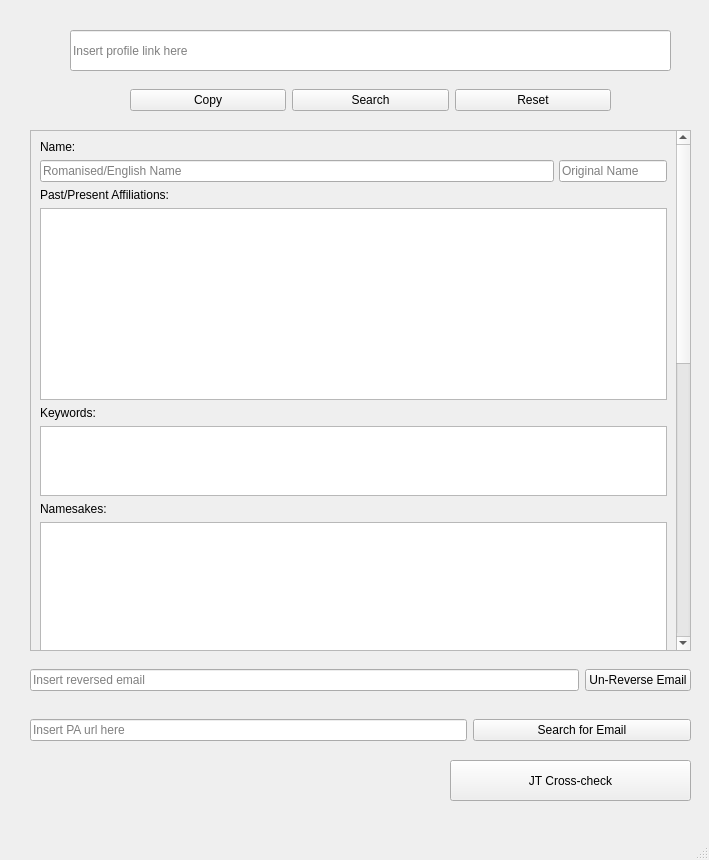
<?xml version="1.0" encoding="UTF-8"?>
<ui version="4.0">
 <class>AutoNotepad</class>
 <widget class="QMainWindow" name="AutoNotepad">
  <property name="geometry">
   <rect>
    <x>0</x>
    <y>0</y>
    <width>709</width>
    <height>860</height>
   </rect>
  </property>
  <property name="windowTitle">
   <string>Auto Notepad</string>
  </property>
  <widget class="QWidget" name="centralwidget">
   <widget class="QWidget" name="horizontalLayoutWidget">
    <property name="geometry">
     <rect>
      <x>130</x>
      <y>80</y>
      <width>481</width>
      <height>41</height>
     </rect>
    </property>
    <layout class="QHBoxLayout" name="profile_link_buttons_layout">
     <item>
      <widget class="QPushButton" name="copy_button">
       <property name="toolTip">
        <string>Copy KP information from CLean</string>
       </property>
       <property name="text">
        <string>Copy</string>
       </property>
      </widget>
     </item>
     <item>
      <widget class="QPushButton" name="search_button">
       <property name="toolTip">
        <string>Send google search query tabs based on KP information</string>
       </property>
       <property name="text">
        <string>Search</string>
       </property>
      </widget>
     </item>
     <item>
      <widget class="QPushButton" name="reset_button">
       <property name="toolTip">
        <string>Reset KP information to blank</string>
       </property>
       <property name="text">
        <string>Reset</string>
       </property>
      </widget>
     </item>
    </layout>
   </widget>
   <widget class="QScrollArea" name="scroll_Area">
    <property name="geometry">
     <rect>
      <x>30</x>
      <y>130</y>
      <width>661</width>
      <height>521</height>
     </rect>
    </property>
    <property name="widgetResizable">
     <bool>true</bool>
    </property>
    <widget class="QWidget" name="scrollAreaWidgetContents_2">
     <property name="geometry">
      <rect>
       <x>0</x>
       <y>0</y>
       <width>636</width>
       <height>1375</height>
      </rect>
     </property>
     <layout class="QVBoxLayout" name="verticalLayout">
      <item>
       <widget class="QLabel" name="label">
        <property name="text">
         <string>Name:</string>
        </property>
       </widget>
      </item>
      <item>
       <layout class="QHBoxLayout" name="horizontalLayout_2">
        <property name="spacing">
         <number>5</number>
        </property>
        <property name="sizeConstraint">
         <enum>QLayout::SetMaximumSize</enum>
        </property>
        <property name="leftMargin">
         <number>0</number>
        </property>
        <property name="topMargin">
         <number>0</number>
        </property>
        <property name="rightMargin">
         <number>0</number>
        </property>
        <item>
         <widget class="QLineEdit" name="romanised_name">
          <property name="placeholderText">
           <string>Romanised/English Name</string>
          </property>
         </widget>
        </item>
        <item>
         <widget class="QLineEdit" name="original_name">
          <property name="sizePolicy">
           <sizepolicy hsizetype="Fixed" vsizetype="Fixed">
            <horstretch>0</horstretch>
            <verstretch>0</verstretch>
           </sizepolicy>
          </property>
          <property name="maximumSize">
           <size>
            <width>200</width>
            <height>16777215</height>
           </size>
          </property>
          <property name="placeholderText">
           <string>Original Name</string>
          </property>
         </widget>
        </item>
       </layout>
      </item>
      <item>
       <widget class="QLabel" name="label_2">
        <property name="text">
         <string>Past/Present Affiliations:</string>
        </property>
       </widget>
      </item>
      <item>
       <widget class="QTextEdit" name="affiliations_text">
        <property name="sizePolicy">
         <sizepolicy hsizetype="Expanding" vsizetype="Fixed">
          <horstretch>0</horstretch>
          <verstretch>0</verstretch>
         </sizepolicy>
        </property>
       </widget>
      </item>
      <item>
       <widget class="QLabel" name="label_3">
        <property name="text">
         <string>Keywords:</string>
        </property>
       </widget>
      </item>
      <item>
       <widget class="QTextEdit" name="keywords_text"/>
      </item>
      <item>
       <widget class="QLabel" name="label_4">
        <property name="text">
         <string>Namesakes:</string>
        </property>
       </widget>
      </item>
      <item>
       <widget class="QTextEdit" name="namesakes_text">
        <property name="sizePolicy">
         <sizepolicy hsizetype="Expanding" vsizetype="Minimum">
          <horstretch>0</horstretch>
          <verstretch>2</verstretch>
         </sizepolicy>
        </property>
        <property name="minimumSize">
         <size>
          <width>0</width>
          <height>500</height>
         </size>
        </property>
        <property name="maximumSize">
         <size>
          <width>2000</width>
          <height>500</height>
         </size>
        </property>
       </widget>
      </item>
      <item>
       <widget class="QLabel" name="label_5">
        <property name="text">
         <string>Additional notes:</string>
        </property>
       </widget>
      </item>
      <item>
       <widget class="QPlainTextEdit" name="notes_text">
        <property name="sizePolicy">
         <sizepolicy hsizetype="Expanding" vsizetype="Fixed">
          <horstretch>0</horstretch>
          <verstretch>0</verstretch>
         </sizepolicy>
        </property>
       </widget>
      </item>
      <item>
       <widget class="QLabel" name="label_6">
        <property name="text">
         <string>KOL ID:</string>
        </property>
       </widget>
      </item>
      <item>
       <widget class="QLineEdit" name="KOL_ID"/>
      </item>
     </layout>
    </widget>
   </widget>
   <widget class="QWidget" name="horizontalLayoutWidget_2">
    <property name="geometry">
     <rect>
      <x>30</x>
      <y>660</y>
      <width>661</width>
      <height>41</height>
     </rect>
    </property>
    <layout class="QHBoxLayout" name="horizontalLayout">
     <item>
      <widget class="QLineEdit" name="reverse_email">
       <property name="placeholderText">
        <string>Insert reversed email</string>
       </property>
      </widget>
     </item>
     <item>
      <widget class="QPushButton" name="reverse_email_button">
       <property name="toolTip">
        <string/>
       </property>
       <property name="text">
        <string>Un-Reverse Email</string>
       </property>
      </widget>
     </item>
    </layout>
   </widget>
   <widget class="QLineEdit" name="profile_link">
    <property name="geometry">
     <rect>
      <x>70</x>
      <y>30</y>
      <width>601</width>
      <height>41</height>
     </rect>
    </property>
    <property name="whatsThis">
     <string/>
    </property>
    <property name="text">
     <string/>
    </property>
    <property name="placeholderText">
     <string>Insert profile link here</string>
    </property>
   </widget>
   <widget class="QWidget" name="horizontalLayoutWidget_3">
    <property name="geometry">
     <rect>
      <x>30</x>
      <y>710</y>
      <width>661</width>
      <height>41</height>
     </rect>
    </property>
    <layout class="QHBoxLayout" name="horizontalLayout_3">
     <item>
      <widget class="QLineEdit" name="search_email">
       <property name="sizePolicy">
        <sizepolicy hsizetype="Expanding" vsizetype="Fixed">
         <horstretch>2</horstretch>
         <verstretch>0</verstretch>
        </sizepolicy>
       </property>
       <property name="text">
        <string/>
       </property>
       <property name="placeholderText">
        <string>Insert PA url here</string>
       </property>
      </widget>
     </item>
     <item>
      <widget class="QPushButton" name="search_email_button">
       <property name="sizePolicy">
        <sizepolicy hsizetype="Minimum" vsizetype="Fixed">
         <horstretch>1</horstretch>
         <verstretch>0</verstretch>
        </sizepolicy>
       </property>
       <property name="minimumSize">
        <size>
         <width>0</width>
         <height>0</height>
        </size>
       </property>
       <property name="maximumSize">
        <size>
         <width>16777215</width>
         <height>16777215</height>
        </size>
       </property>
       <property name="toolTip">
        <string>Send google search query to find email</string>
       </property>
       <property name="text">
        <string> Search for Email </string>
       </property>
      </widget>
     </item>
    </layout>
   </widget>
   <widget class="QPushButton" name="JT_crosscheck_button">
    <property name="geometry">
     <rect>
      <x>450</x>
      <y>760</y>
      <width>241</width>
      <height>41</height>
     </rect>
    </property>
    <property name="sizePolicy">
     <sizepolicy hsizetype="Maximum" vsizetype="Fixed">
      <horstretch>2</horstretch>
      <verstretch>0</verstretch>
     </sizepolicy>
    </property>
    <property name="minimumSize">
     <size>
      <width>0</width>
      <height>0</height>
     </size>
    </property>
    <property name="maximumSize">
     <size>
      <width>16777215</width>
      <height>16777215</height>
     </size>
    </property>
    <property name="toolTip">
     <string>Send google search query to find email</string>
    </property>
    <property name="text">
     <string>JT Cross-check</string>
    </property>
   </widget>
   <zorder>scroll_Area</zorder>
   <zorder>horizontalLayoutWidget</zorder>
   <zorder>horizontalLayoutWidget_2</zorder>
   <zorder>profile_link</zorder>
   <zorder>horizontalLayoutWidget_3</zorder>
   <zorder>JT_crosscheck_button</zorder>
  </widget>
  <widget class="QStatusBar" name="statusbar"/>
 </widget>
 <resources/>
 <connections/>
</ui>
